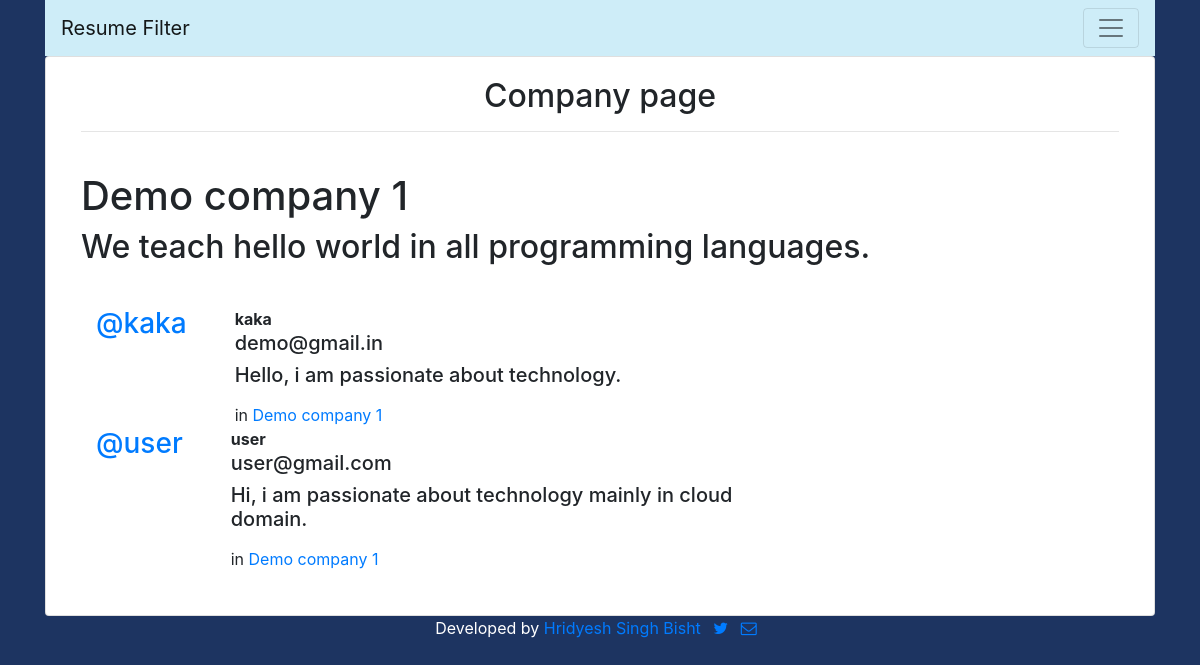
The page /companys/applications/in/demo-company-1/ on the database its author committed.
### companys/models.py (models this page shows, shortened)
class Company(models.Model):
    name = models.CharField(max_length=255, unique=True)
    slug = models.SlugField(allow_unicode=True, unique=True)
    description = models.TextField(blank=True, default='')
    description_html = models.TextField(editable=False, default='', blank=True)
    members = models.ManyToManyField(User,through="CompanyMember")
    class Meta:
        ordering = ["name"]

### applications/models.py (models this page shows, shortened)
class Application(models.Model):
    user = models.ForeignKey(User, related_name="applications",on_delete=models.CASCADE)
    company = models.ForeignKey(Company, related_name="applications",null=True, blank=True,on_delete=models.CASCADE)
    email = models.EmailField(max_length=254,unique=True)
    github=models.URLField(max_length=254,blank=True)
    linkedin=models.URLField(max_length=254,blank=True)
    portfolio_site=models.URLField(max_length=254,blank=True)
    resume=models.FileField(upload_to='resume/')
    voice=models.FileField(upload_to='audio/')
    message = models.TextField(max_length=254)
    message_html = models.TextField(editable=False)
    audio_duration=models.TextField(blank=True)
    text=models.TextField(blank=True)
    confidence=models.TextField(blank=True)
    text_sentiment_type=models.TextField(blank=True)
    text_sentiment_score=models.TextField(blank=True)
    class Meta:
        ordering = ['email']

### companys/views.py (the view)
# urls.py: path("applications/in/<slug>/",views.SingleCompany.as_view(),name="single"),
class SingleCompany(generic.DetailView):
    model = Company

### companys/templates/companys/company_detail.html
{% extends "companys/company_base.html" %}
{% block precompany %}
<div class="container">
  <h1>{{company.name}}</h1>
  <h2> {{ company.description_html|safe }}</h2>
	<br>
  </div>
</div>
{% endblock %}
{% block company_content %}
<div class="col-md-8">
	{% if company.applications.count == 0 %}
	<h2>No posts in this company yet!</h2>
	{% else %}
		{% for application in company.applications.all %}
			{% include "applications/_application.html" %}
		{% endfor %}
	{% endif %}
	<br>
</div>
{% endblock %}

### applications/templates/applications/_application.html (shortened to what this page needs)
<div class="media">
	<h3 class="mr-5"><a href="{% url 'applications:for_user' username=application.user.username %}">@{{ application.user.username }}</a></h3>
	<div class="media-body">
		<strong>{{ application.user.username }}</strong>
		<h5>{{ application.email }}</h5>
		<h5>{{ application.message_html|safe }}</h5>
			{% if application.company %}
			<span class="company-name">in <a href="#">{{ application.company.name }}</a></span>
			{% endif %}
	</div>
</div>

### rows shown on the page
Company: name "Demo company 1", description_html "We teach hello world in all programming languages."
Application: user.username "kaka", email "demo@gmail.in", message_html "Hello, i am passionate about technology.", company.name "Demo company 1"
Application: user.username "user", email "user@gmail.com", message_html "Hi, i am passionate about technology mainly in cloud domain.", company.name "Demo company 1"
